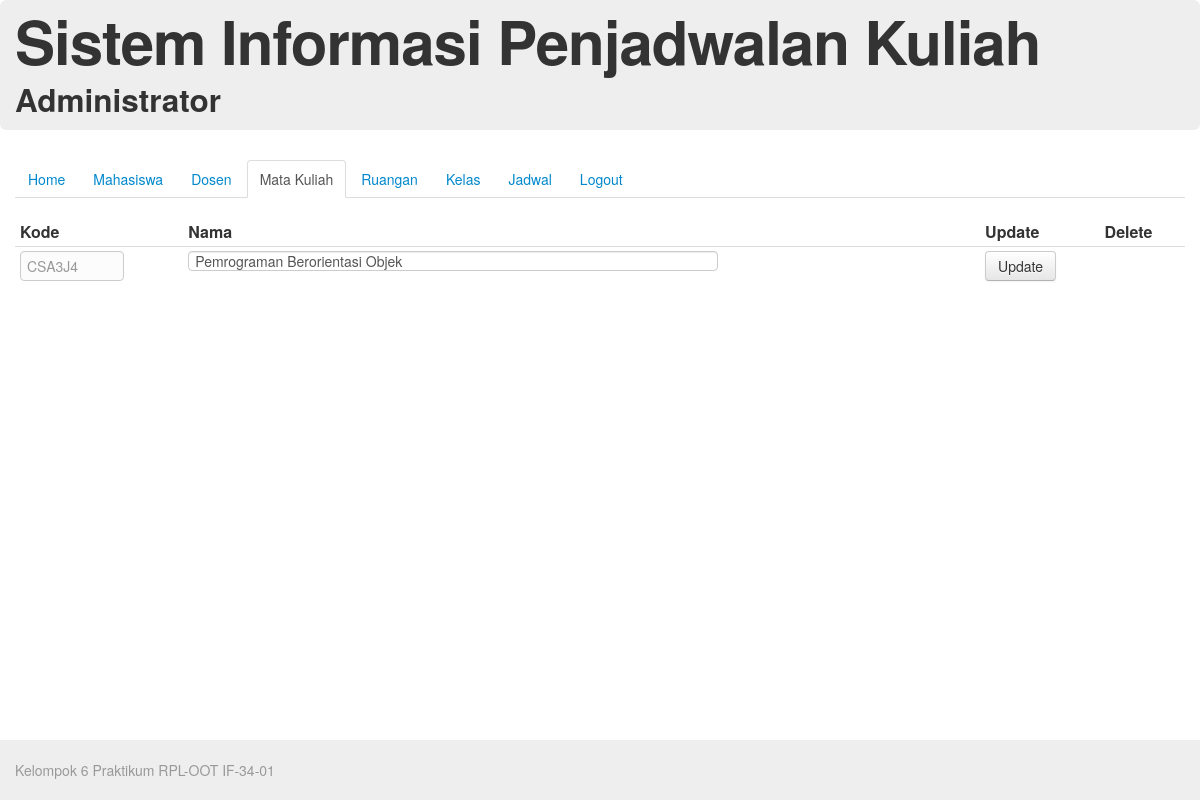
Screenshot of /source/index.php/adminController/formUpdateMatakuliah/CSA3J4 with the database file from the repository.
### tables this page shows
CREATE TABLE IF NOT EXISTS `mata_kuliah` (
  `kode_matakuliah` varchar(6) NOT NULL,
  `nama_matakuliah` varchar(50) NOT NULL,
  PRIMARY KEY (`kode_matakuliah`)
);

### source/application/controllers/adminController.php (called while the page is built, shortened)
<?php if ( ! defined('BASEPATH')) exit('No direct script access allowed');
class AdminController extends CI_Controller {
	function formUpdateMatakuliah($kode_matakuliah){
		$data['active'] = "matakuliah";
		$this->load->model('matakuliah');
		$data['matakuliah'] = $this->matakuliah->get($kode_matakuliah);
		$this->load->view('header');
		$this->load->view('admin/menu',$data);
		$this->load->view('admin/updateMatakuliah', $data);
		$this->load->view('footer');
	}
}

### source/index.php (called while the page is built, shortened)
<?php
require_once BASEPATH.'core/CodeIgniter.php';

### source/application/models/matakuliah.php (called while the page is built, shortened)
<?php
class Matakuliah extends CI_Model{
	function get($kode_matakuliah){
		$query = $this->db->get_where('mata_kuliah', array('kode_matakuliah' => $kode_matakuliah));
		return $query->result();
	}
} ?>

### source/application/views/admin/updateMatakuliah.php (the view, shortened to what this page needs)
<div id="content">
  <table class="table table-hover table-condensed">
    <thead>
      <tr>
        <th>Kode</th>
        <th>Nama</th>
        <th>Update</th>
        <th>Delete</th>
      </tr>
    </thead>
    <tbody>
      <form action="<?php echo base_url(); ?>index.php/adminController/updateMatakuliah" method="POST">
        <tr>
          <td><span class="uneditable-input input-small"><?php echo $matakuliah[0]->kode_matakuliah; ?></td>
          <td><input class="input-xxlarge" type="text" name="nama_matakuliah" placeholder="nama mata kuliah" maxlength="50" value="<?php echo $matakuliah[0]->nama_matakuliah ?>"></td>
          <td><input class="btn" type="submit" value="Update"></td>
          <td></td>
        </tr>
      </form>
    </tbody>
  </table>
</div>

### rows the page displays
mata_kuliah: kode_matakuliah "CSA3J4", nama_matakuliah "Pemrograman Berorientasi Objek"
